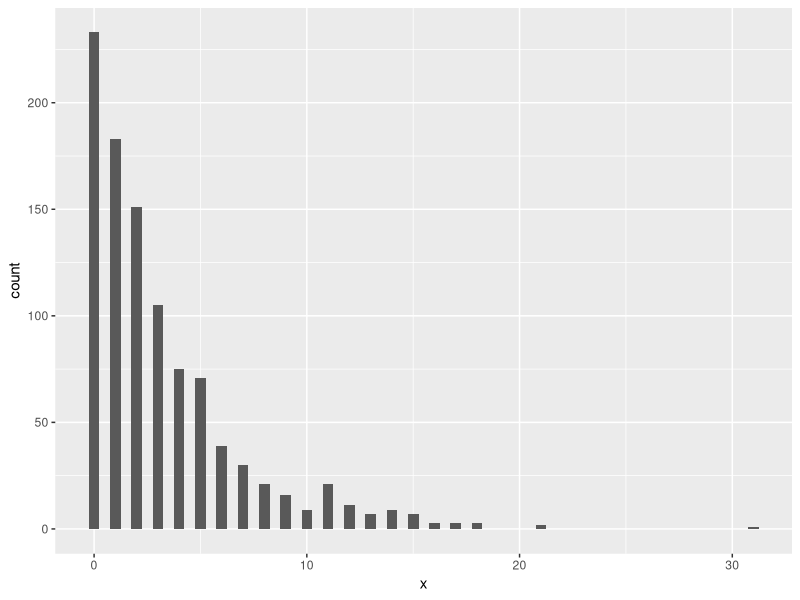
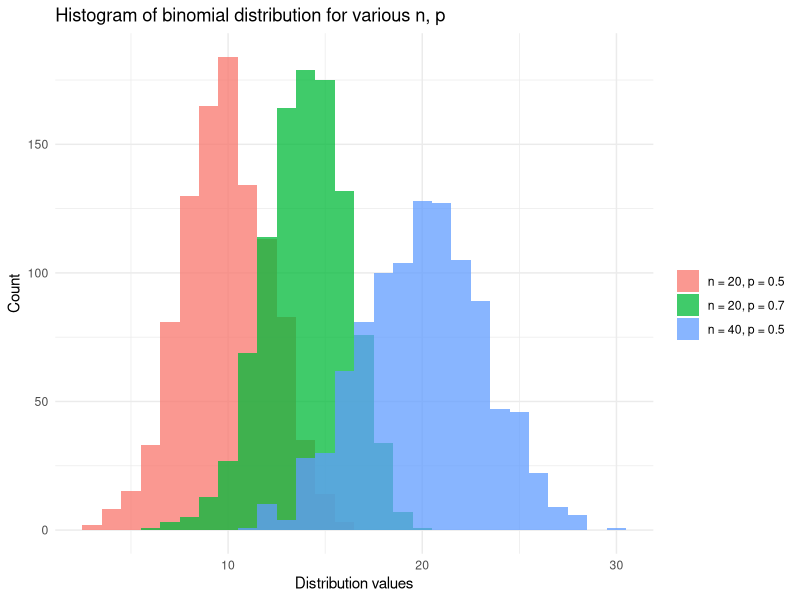
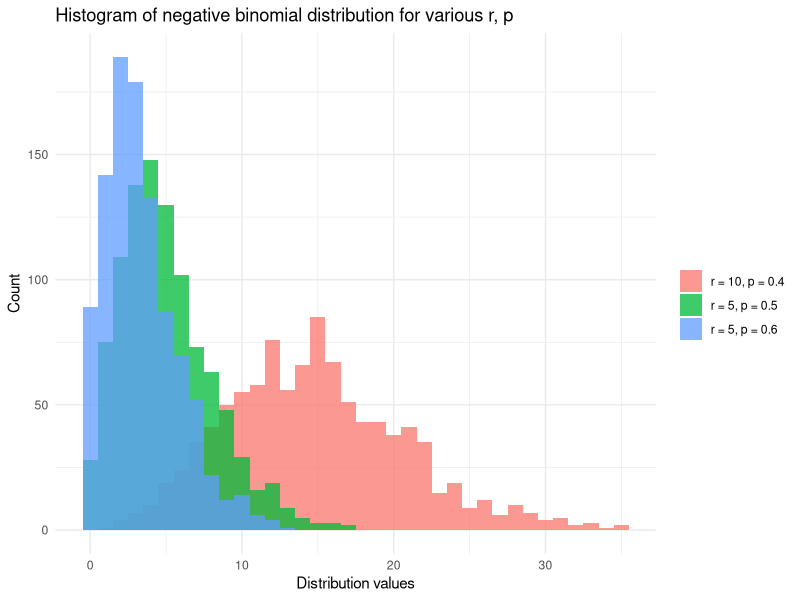
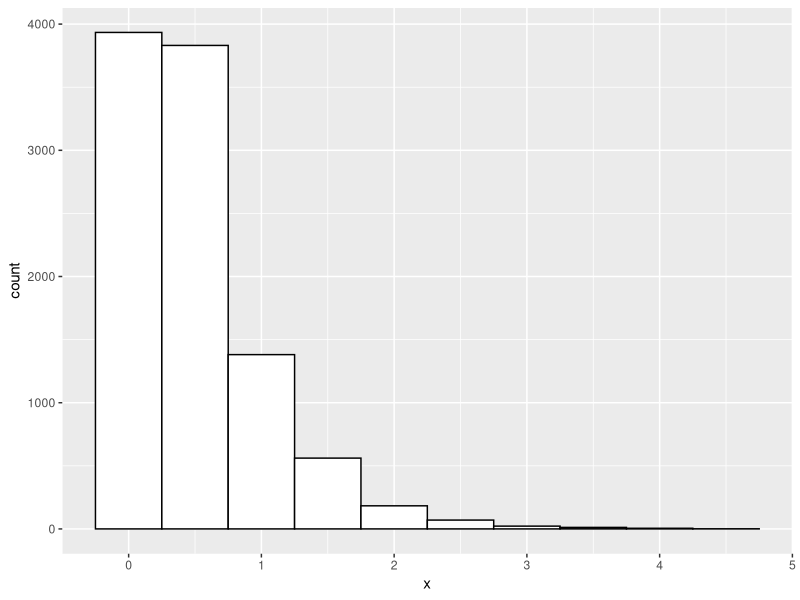

Generate these figures, in order, with R:
## ---- chunk 1
# We make five random draws from the integer range [1, 10]
# We cannot guarantee reproducing this outcome when sharing the code: 
sample(1:10, 5)

# Now we set a seed value before making the five random draws
# We guarantee a fixed output which enhances reproducibility and sharability:
set.seed(42) # Fixes result

# Using set.seed(42) we guarantee five random draws within the integer range [1, 10] will be:
# 1, 5, 10, 8, 2
sample(1:10, 5)

# We can re-initialise the seed with the same value
# Observe that the same sequence of random numbers are generated:
set.seed(42) # Fixes result
# Guarantee we draw 1, 5, 10, 8, 2 again
sample(1:10, 5)
## ---- chunk 2
# Guarantee reproducibility
set.seed(42)

# Generate 5 random deviates following X~Geo(0.25)
rgeom(5, 0.25)
## ---- chunk 3
# Find the 99th percentile of X~Geo(0.25)
percentile_99 <- qgeom(0.99, 0.25)

paste0(
  "The 99th percentile of X~Geo(0.25) is ",
  percentile_99,
  "."
)
## ---- chunk 4
# Find P(X <= 7) with X~Geo(0.25)
prob_geom <- pgeom(7, 0.25)

paste0(
  "P(X <= 7) with X~Geo(0.25) is ",
  format(prob_geom, digits = 4),
  "."
)
## ---- chunk 5
# Find P(X = 7) with X~Geo(0.25)
prob_geom <- dgeom(7, 0.25)
## ---- chunk 6
# Plot the distribution function of X~Geo(0.25)
library(ggplot2)
df <- data.frame(x = rgeom(1000, 0.25)) 
ggplot(df, aes(x=x)) + geom_histogram(binwidth = 0.5)
## ---- chunk 7
# Generate 5 random deviates on Y~Bin(10, 0.55)
set.seed(42)
rbinom(5, 10, 0.55)
## ---- chunk 8
# Find P(Y <= 632) with Y~Binom(1264, 0.5131451)
prob_binom <- pbinom(632, 1264, 0.5131451)

paste0(
  "P(Y <= 632) with Y~Binom(1264, 0.5131451) is ",
  format(prob_binom, digits = 4),
  "."
)
## ---- chunk 9
# Find P(Y = 4) where Y~Binom(5, 0.5)
prob_binom <- dbinom(4, 5, 0.5)

paste0(
  "P(Y = 4) with Y~Binom(5, 0.5) is ",
  format(prob_binom, digits = 4),
  "."
)
## ---- chunk 10
# Find P(1 <= Y <= 3) where Y~Binom(5, 0.5)
prob_binom <- sum(dbinom(1:3, 5, 0.5))

paste0(
  "P(1 <= Y <= 3) with Y~Binom(5, 0.5) is ",
  format(prob_binom, digits = 4),
  "."
)
## ---- chunk 11
# Find the 99th percentile of Y~Binom(1264, 0.5131451)
percentile_99 <- qbinom(0.99, 1264, 0.5131451)

paste0(
  "The 99th percentile of Y~Binom(1264, 0.5131451) is ",
  percentile_99,
  "."
)
## ---- chunk 12
# Plot the distribution function of X, Y, Z with:
# X,Y,Z~Binom(n, p) for various {n, p}
library(ggplot2)
set.seed(42)
df <- data.frame(
  dist_types = factor(    
    rep(c(
      "n = 20, p = 0.5",
      "n = 20, p = 0.7",
      "n = 40, p = 0.5"
      ), each = 1000
    )
  ),
  dist_values = c(
    rbinom(1000, 20, 0.5),
    rbinom(1000, 20, 0.7),
    rbinom(1000, 40, 0.5)
  )
) 

ggplot(df, aes(x = dist_values, fill = dist_types)) +
  geom_histogram(binwidth = 1, alpha = 0.75, position = "identity") +
  xlab("Distribution values") +
  ylab("Count") +
  theme_minimal() +
  labs(fill = "") +
  ggtitle("Histogram of binomial distribution for various n, p")
## ---- chunk 13
# Generate random deviates from the negative binomial distribution
set.seed(42)
rnbinom(5, 10, 0.5)
## ---- chunk 14
# Find P(Z <= 2) with Z~NegBin(5, 0.5)
prob_nbinom <- pnbinom(2, 5, 0.5)

paste0(
  "P(Z <= 2) with Z~NegBin(5, 0.5) is ",
  format(prob_nbinom, digits = 4),
  "."
)
## ---- chunk 15
# Find P(Z = 2) where Z~NegBin(5, 0.5)
prob_nbinom <- dnbinom(2, 5, 0.5)

paste0(
  "P(Z = 2) with Z~NegBin(5, 0.5) is ",
  format(prob_nbinom, digits = 4),
  "."  
)
## ---- chunk 16
# Find P(1 <= Z <= 3) with Z~NegBin(5, 0.5)
prob_nbinom <- sum(dnbinom(1:3, 5, 0.5))

paste0(
  "P(1 <= Z <= 3) with Z~NegBin(5, 0.5) is ",
  format(prob_nbinom, digits = 4),
  "."
)
## ---- chunk 17
# Find the 99th percentile of Z~NegBin(100, 0.5)
percentile_99 <- qnbinom(0.99, 100, 0.5)

paste0(
  "The 99th percentile of Z~NegBin(100, 0.5) is ",
  percentile_99,
  "."
)
## ---- chunk 18
# Plot the distribution function of X, Y, Z with: 
# X,Y,Z~NegBin(r, p) for various {r, p}
library(ggplot2)
set.seed(42)
df <- data.frame(
  dist_types = factor(
    rep(c(
      "r = 5, p = 0.6",
      "r = 5, p = 0.5",
      "r = 10, p = 0.4"
    ), each = 1000
    )
  ),
  dist_values = c(
    rnbinom(1000, 5, 0.6),
    rnbinom(1000, 5, 0.5),
    rnbinom(1000, 10, 0.4)
  )
)

ggplot(df, aes(x = dist_values, fill = dist_types)) +
  geom_histogram(binwidth = 1, alpha = 0.75, position = "identity") +
  xlab("Distribution values") +
  ylab("Count") +
  theme_minimal() +
  labs(fill = "") +
  ggtitle("Histogram of negative binomial distribution for various r, p")
## ---- chunk 19
# Generate random deviates from the hypergeometric distribution
set.seed(42)
rhyper(5, 90, 10, 10)
## ---- chunk 20
# Find P(X <= 5) with X~Hyper()
prob_hyper <- phyper(5, 90, 10, 10)

paste0(
  "With 10 objects drawn from a total 100 possible, ",
  "P(X <= 3) with X~Hyper() is ",
  format(prob_hyper, digits = 4),
  "."
)
## ---- chunk 21
# Find P(X = 5) with X~Hyper()
prob_hyper <- dhyper(5, 90, 10, 10)
## ---- chunk 22
# Find P(7 <= X <= 9) with X~Hyper()
prob_hyper <- sum(dhyper(7:9, 90, 10, 10))
## ---- chunk 23
# Find the 99th percentile of X~Hyper()
percentile_99 <- qhyper(0.99, 90, 10, 50)

paste0(
  "When we draw 50 objects from a population of ",
  "90 'success' objects and 10 'failure' objects, ",
  "we expect the 99th percentile outcome to be ",
  percentile_99,
  "."
)
## ---- chunk 24
# Plot the distribution function of X, Y, Z with:
# X,Y,Z~Hyper() for various {xx, xx}
library(ggplot2)
set.seed(42)
## ---- chunk 25
# Find P(Y <= 5)
## ---- chunk 26
# Find P(Y = 5)
## ---- chunk 27
# Find the 99th percentile of Y~Poisson()
## ---- chunk 28
# Plot the distribution function of Y~Poisson()
## ---- chunk 29
# Find P(Z <= 3)
## ---- chunk 30
# Find P(Z = 2)
## ---- chunk 31
# Plot the distribution function of Z~Uniform(1, 6)
## ---- chunk 32
# Generate random deviates
set.seed(42)
rnorm(5)
## ---- chunk 33
# Generate random deviates
set.seed(42)
rnorm(5, 10, 2)
## ---- chunk 34
# Calculate P(X <= 2) for X~N(0,1)
## ---- chunk 35
# Find the 99th percentile for X~N(10,2)
percentile_99 <- qnorm(0.99, 10, 2)

paste0(
  "The 99th percentile of X~N(10, 2) is ",
  format(percentile_99, digits = 4),
  "."
)
## ---- chunk 36
# Plot the distribution function of X~Normal(mu =, sigma = )
## ---- chunk 37

# Plot the distribution function of Y~Lognormal()
## ---- chunk 38

# Plot the distribution function of Z~Exp()
## ---- chunk 39

# Plot the distribution of X~Gamma()
## ---- chunk 40

# Plot the distribution of Y~Chi-Square()
## ---- chunk 41

# Plot the distribution of Z~t()
## ---- chunk 42

# Plot the distribution of X~F()
## ---- chunk 43

# Plot the distribution of Y~Beta()
## ---- chunk 44

# Plot the distribution of Z~Uniform()
## ---- chunk 45

## ---- chunk 46
# Step 0 - to guarantee reproducibility
set.seed(42)

# Step 1 - generate 10,000 random deviates from U[0,1]
u <- runif(10000)

# Step 2 - find the inverse of the CDF: 1 - exp(-lambda.x)
# Inverse of CDF = -log(1 - x) / lambda

# Step 3 - compute X using the inverse of the CDF [from step 2] and the random deviates u [from step 1]
x <- -log(1 - u) / 2

# Plot the resulting x deviates
library(ggplot2)
df <- data.frame(x = x) 
ggplot(df, aes(x=x)) +
  geom_histogram(binwidth = 0.5, colour="black", fill="white")
